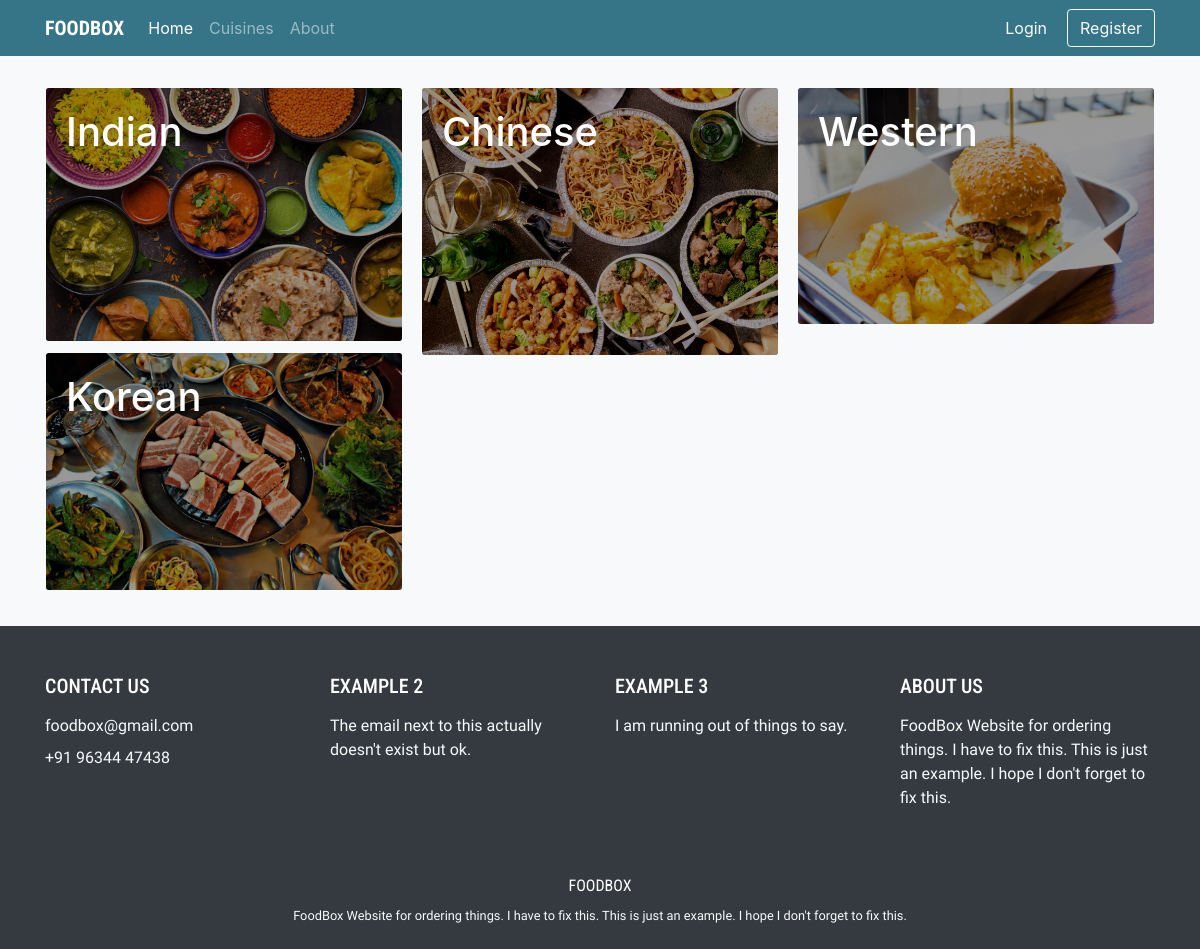
Before: /cuisines with the older database file.
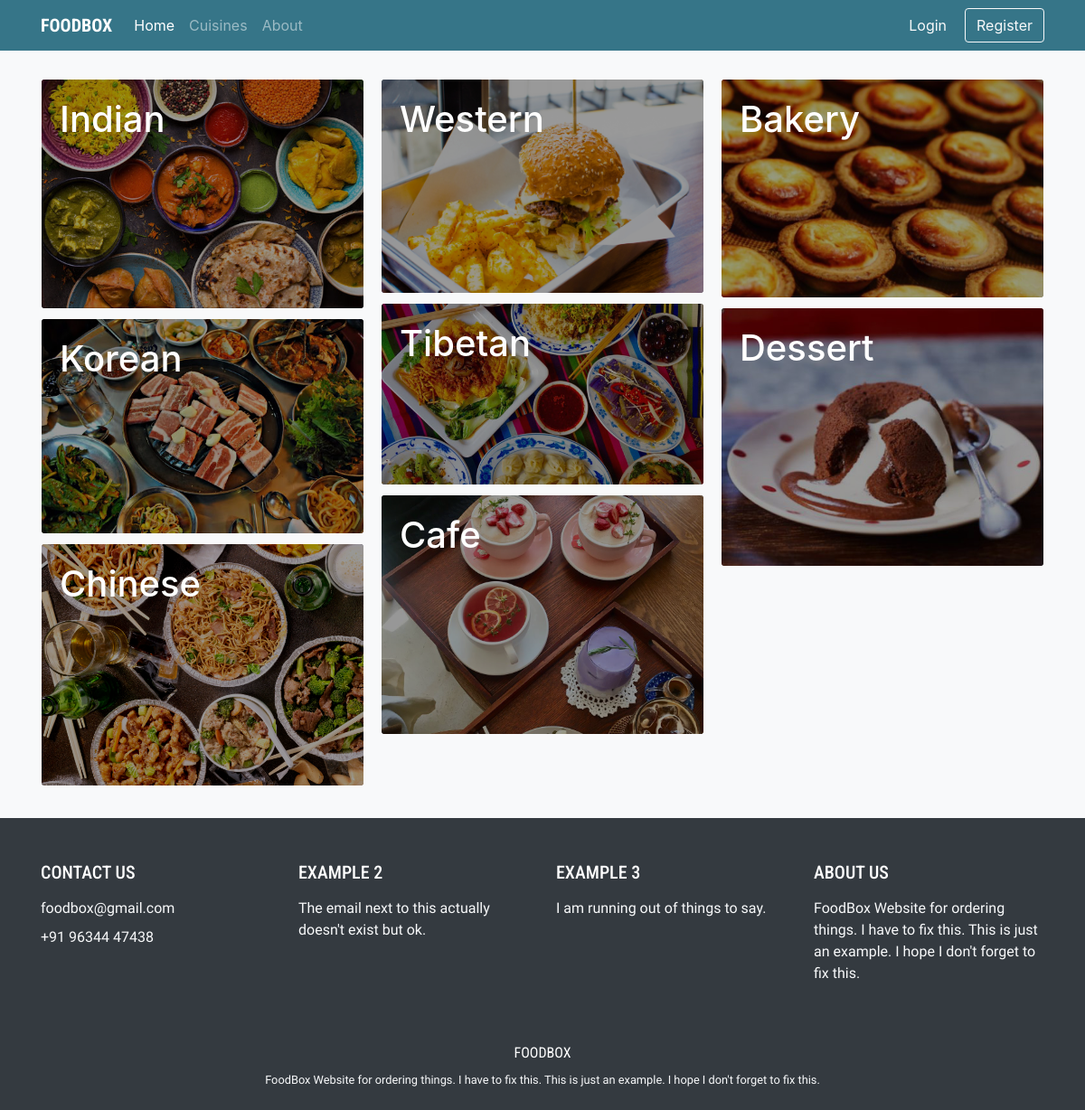
After: the same page with the newer database file.
### food/models.py (models this page shows)
class Cuisine(models.Model):
    name = models.CharField(max_length=50)
    def __str__(self):
        return self.name

### food/views.py (the view)
# urls.py: path("cuisines", views.cuisines, name='cuisines'),
def cuisines(request):
    context = {
        "cuisines": Cuisine.objects.all(),
    }
    return render(request, "food/cuisines.html", context)

### food/templates/food/cuisines.html (shortened to what this page needs)
{% extends "food/base.html" %}
{% load static %}
{% block body %}
<div class="row mt-4 pt-2">
  <div class="col-12 px-3">
    <div class="card-columns">
      {% for cuisine in cuisines %}
        <div onclick="window.location.href = '{% url 'cuisine' cuisine %}'" class="card cui_card bg-dark text-white border-0 animate__animated animate__fadeIn">
          <img class="card-img" id="cuisines" src="{% with 'food/'|add:cuisine.name|add:'.jpg' as image_static %}{% static image_static %}{% endwith %}" alt="{{ cuisine.name }}">
          <div class="card-img-overlay">
            <h1 class="card-title">{{ cuisine.name }}</h1>
          </div>
        </div>
      {% endfor %}
    </div>
  </div>
</div>
{% endblock %}

Changed rows visible on the page:
added Cuisine: name (picture), name "Tibetan"
added Cuisine: name (picture), name "Cafe"
added Cuisine: name (picture), name "Bakery"
added Cuisine: name (picture), name "Dessert"
